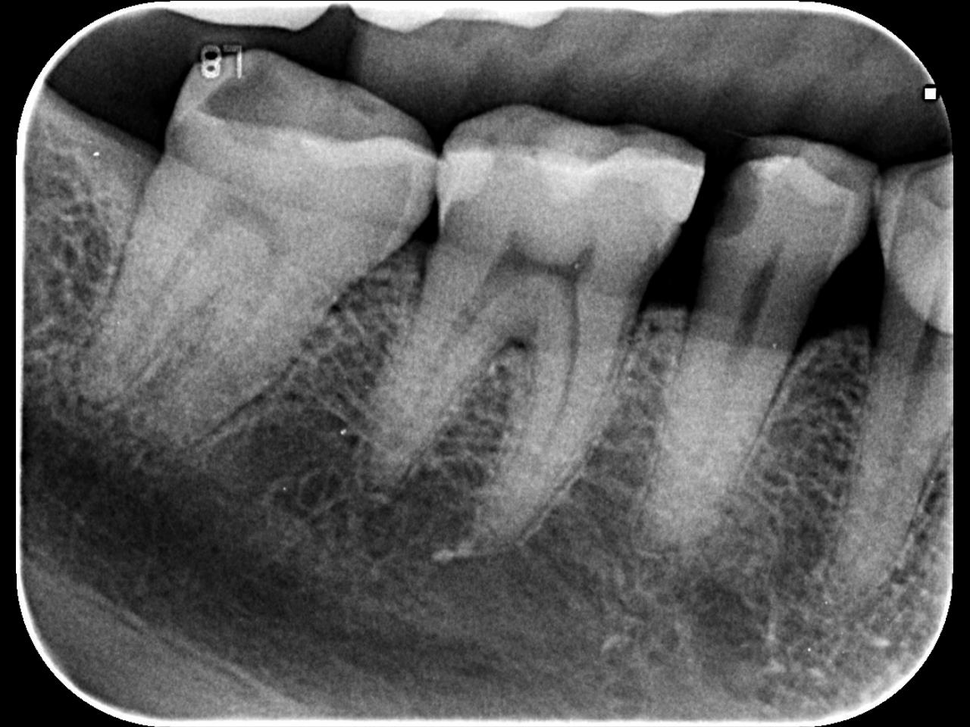
#> input picture data/pic/5_pic/caries-1.100917-21-1237_0_20220531460.png, 970 x 727 px, shrunk from 1280 x 960 before the run, found by its file name; its folder holds only this picture in this run
$ python dentin_rotated.py   (older library calls are emulated)
#> lines starting #> are read from the running program, lines starting #| are printed output that depends on the picture; after the words box and inside, x2 and y2 are one past the last pixel; in counts of white or black regions, pixels touching at a corner belong together
import cv2
import numpy as np
import os
import matplotlib.pyplot as plt
from scipy.signal import find_peaks, savgol_filter
from sklearn.linear_model import LinearRegression
from math import atan, degrees

# 改進的對比度增強函數
def enhance_contrast(img, clipLimit=2.0, tileGridSize=(8, 8)):
    """
    增強對比度函數。
    :param img: 輸入圖像（灰度圖像）。
    :param clipLimit: CLAHE 的對比度限制參數。
    :param tileGridSize: CLAHE 的局部網格大小。
    :return: 增強對比度後的圖像。
    """
    clahe = cv2.createCLAHE(clipLimit=clipLimit, tileGridSize=tileGridSize)
    return clahe.apply(img)

# 圖片預處理：增強對比度 + 高斯模糊 + 均值濾波
def preprocess_image(img):
    # 第一步：增強對比度
    img = enhance_contrast(img, clipLimit=4.0, tileGridSize=(4, 4))

    # 第二步：高斯模糊
    kernel_size = max(3, min(11, img.shape[1] // 50 | 1))  # 動態設置內核大小
    img_blur = cv2.GaussianBlur(img, (kernel_size, kernel_size), 1)

    # 第三步：均值濾波
    mean_kernel_size = max(3, min(7, img.shape[1] // 100 | 1))  # 動態設置內核大小
    img_mean = cv2.blur(img_blur, (mean_kernel_size, mean_kernel_size))
    return img_mean

# 垂直積分投影與峰值檢測
def integral_projection(img, method='gaussian', peak_params=None):
    projection = np.sum(img, axis=0).astype(np.float32)
    if peak_params is None:
        peak_params = {'distance': img.shape[1] // 20, 'prominence': 0.05 * np.max(projection)}

    if method == 'gaussian':
        smoothed_projection = cv2.GaussianBlur(projection.reshape(1, -1), (1, 21), 0).flatten()
    elif method == 'savgol':
        smoothed_projection = savgol_filter(projection, 61, 3)
    else:
        smoothed_projection = projection

    peaks, _ = find_peaks(-smoothed_projection, **peak_params)
    return peaks, smoothed_projection

def assign_sets(peaks, rows, cols, img):
    sets = {i: [] for i in range(len(peaks))}
    sobel = cv2.Sobel(img, cv2.CV_64F, 1, 0, ksize=3)

    sobel_mean = np.mean(np.abs(sobel))
    sobel_threshold = max(20, sobel_mean * 1.2)

    for i, peak in enumerate(peaks):
        sets[i].append((rows // 6, peak))

    for row in range(rows // 6 + 1, 2 * rows // 3 + 1):
        row_values = img[row, :]
        sobel_values = np.abs(sobel[row, :]) * 1.5
        for k in sets.keys():
            last_col = sets[k][-1][1]
            boundary_points = [
                col for col in range(max(0, last_col - 20), min(cols, last_col + 20))
                if sobel_values[col] > sobel_threshold and row_values[col] < np.mean(row_values)
            ]
            if boundary_points:
                nearest_point = min(boundary_points, key=lambda x: abs(x - last_col))
                sets[k].append((row, nearest_point))
    return sets

def linear_regression_on_sets(sets):
    angles = []
    for points in sets.values():
        y = np.array([p[0] for p in points]).reshape(-1, 1)
        x = np.array([p[1] for p in points]).reshape(-1, 1)
        reg = LinearRegression().fit(x, y)
        slope = reg.coef_[0][0]
        angle = degrees(atan(slope))
        angles.append(angle)

    mean_angle = np.mean(angles)
    limited_angle = max(-15, min(15, mean_angle))  # 放寬角度範圍
    return limited_angle

# 旋轉校正圖片
def rotate_image(img, angle):
    (h, w) = img.shape[:2]
    center = (w // 2, h // 2)
    rotation_matrix = cv2.getRotationMatrix2D(center, -angle, 1.0)  # 計算旋轉矩陣
    rotated_img = cv2.warpAffine(img, rotation_matrix, (w, h), flags=cv2.INTER_LINEAR, borderMode=cv2.BORDER_CONSTANT)
    return rotated_img

# 投影結果可視化（用綠色線表示峰值）
# [12 lines left out: function visualize_projection, not called in this run]

def visualize_segmentation(img, sets, peaks):
    img = cv2.cvtColor(img, cv2.COLOR_GRAY2BGR)  # 將圖片轉換為RGB顏色圖

    # 假設 peaks 包含了所有綠線的位置，從左到右排序
    peaks.sort()

    # 計算紅線（線性回歸直線）的位置
    for points in sets.values():
        x_vals = np.array([p[1] for p in points]).reshape(-1, 1)  # x值為列索引
        y_vals = np.array([p[0] for p in points])  # y值為行索引

        # 線性回歸
        reg = LinearRegression().fit(x_vals, y_vals)

        # 根據回歸結果畫出紅色直線
        y_pred = reg.predict(x_vals)
        for i in range(1, len(x_vals)):
            pt1 = (x_vals[i-1][0], int(y_pred[i-1]))
            pt2 = (x_vals[i][0], int(y_pred[i]))
            cv2.line(img, pt1, pt2, (255, 0, 255), 5)  # 紅色直線

        # 計算整條直線的長度
        length = np.sqrt((x_vals[-1][0] - x_vals[0][0])**2 + (y_pred[-1] - y_pred[0])**2)

        # 將長度標註到圖像上（取小數點後兩位）
        mid_point = ((x_vals[0][0] + x_vals[-1][0]) // 2, int((y_pred[0] + y_pred[-1]) // 2))
        cv2.putText(img, f"{length:.2f}", mid_point, cv2.FONT_HERSHEY_SIMPLEX, 0.8, (0, 0, 255), 2)

    # 畫出綠線
    for peak in peaks:
        cv2.line(img, (peak, 0), (peak, img.shape[0]), (0, 255, 0), 5)  # 綠線
    return img

# 顯示過程中的圖片
def display_process_images(img, projection, peaks, sets, rotated_img, angles):
    img_with_lines = visualize_segmentation(img, sets, peaks)

    plt.figure(figsize=(12, 12))

    plt.subplot(2, 2, 1)
    plt.imshow(img, cmap='gray')
    plt.title("Original Image")
    plt.axis('off')

    plt.subplot(2, 2, 2)
    plt.plot(projection, label='Projection', color='gray')
    plt.plot(peaks, projection[peaks], 'go', label='Peaks', markersize=8)
    for peak in peaks:
        plt.axvline(x=peak, color='green', linestyle='--', linewidth=0.8)
    plt.title("Integral Projection")
    plt.xlabel('Column Index')
    plt.ylabel('Sum of Gray Levels')
    plt.legend()
    plt.grid(True)

    plt.subplot(2, 2, 3)
    plt.imshow(img_with_lines)
    plt.title("Regression Line with Peaks")
    plt.axis('off')

    plt.subplot(2, 2, 4)
    plt.imshow(rotated_img, cmap='gray')
    plt.title(f"Rotated Image\nAngle: {angles:.2f} degrees")
    plt.axis('off')

    plt.tight_layout()
    plt.show()

# 處理資料夾內的所有圖片
def process_images(input_dir, output_dir):
#> called with input_dir = 'data/pic/5_pic', output_dir = 'data/pic/rotated'
    if not os.path.exists(output_dir):
        os.makedirs(output_dir)

    images = [f for f in os.listdir(input_dir) if f.endswith('.png')]

    for img_name in images:
        img_path = os.path.join(input_dir, img_name)
        img = cv2.imread(img_path, cv2.IMREAD_GRAYSCALE)
#> img is the input picture: shape (727, 970); min 0, max 255, mean 93.9

        if img is None:
            print(f"Error loading image {img_name}")
            continue

        preprocessed_img = preprocess_image(img)

        peaks, projection = integral_projection(preprocessed_img)
#> in integral_projection, `projection = np.sum(img, axis=0).astype(np.float32)`: projection = 970 values, max 109045 at index 20, min 2908 at index 0, mean 85742.7
#> in integral_projection, `peak_params = {'distance': img.shape[1] // 20, 'prominence': 0.05 * np..`: peak_params = {'distance': 48, 'prominence': 5452.2}
#> in integral_projection, `smoothed_projection = cv2.GaussianBlur(projection.reshape(1, -1), (1, ..`: smoothed_projection has the same summary as projection
#> in integral_projection, `peaks, _ = find_peaks(-smoothed_projection, **peak_params)`: peaks = [29, 340, 432, 629, 728, 847]
#> peaks = [29, 340, 432, 629, 728, 847]
        sets = assign_sets(peaks, img.shape[0], img.shape[1], preprocessed_img)
#> in assign_sets, `sets = {i: [] for i in range(len(peaks))}`: sets = {0: [], 1: [], 2: [], 3: [], 4: [], 5: []}
#> in assign_sets, `sobel = cv2.Sobel(img, cv2.CV_64F, 1, 0, ksize=3)`:
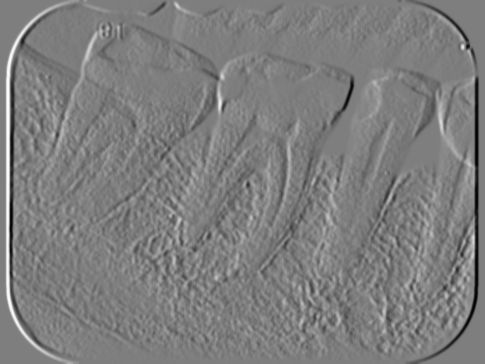
#> sobel: shape (727, 970) float64 (shown at 1/2 size); min -280, max 286, mean 0; drawn with min black and max white
#> in assign_sets, `sobel_mean = np.mean(np.abs(sobel))`: sobel_mean = 23.62
#> in assign_sets, `sobel_threshold = max(20, sobel_mean * 1.2)`: sobel_threshold = 28.34
#> the loop in assign_sets, `for i, peak in enumerate(peaks):` made 6 passes
#> peak on passes 1 to 6: 29, 340, 432, 629, 728, 847
#> sets = 6 items
        rotation_angle = linear_regression_on_sets(sets)
#> the loop in linear_regression_on_sets, `for points in sets.values():` made 6 passes
#> (slope, angle) on passes 1 to 6: (-62.11, -89.08), (-1.25, -51.35), (-2.82, -70.45), (-2.71, -69.74), (-6.59, -81.37), (-2.5, -68.2)
#> after the loop in linear_regression_on_sets, `for points in sets.values():`: angles = [-89.08, -51.35, -70.45, -69.74, -81.37, -68.2]
#> in linear_regression_on_sets, `mean_angle = np.mean(angles)`: mean_angle = -71.7
#> in linear_regression_on_sets, `limited_angle = max(-15, min(15, mean_angle))`: limited_angle = -15
#> rotation_angle = -15
        rotated_img = rotate_image(preprocessed_img, rotation_angle)
#> in rotate_image, `rotation_matrix = cv2.getRotationMatrix2D(center, -angle, 1.0)`: rotation_matrix = [[0.966, 0.259, -77.43], [-0.259, 0.966, 137.9]]
#> in rotate_image, `rotated_img = cv2.warpAffine(img, rotation_matrix, (w, h), flags=cv2.I..`:
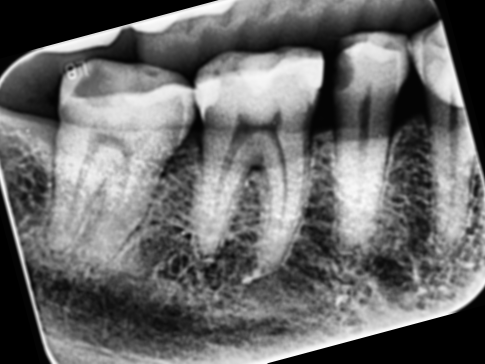
#> rotated_img: shape (727, 970) (shown at 1/2 size); min 0, max 254, mean 106.1

        display_process_images(preprocessed_img, projection, peaks, sets, rotated_img, rotation_angle)
#> the loop in visualize_segmentation, `for points in sets.values():` made 6 passes
#> (length, mid_point) on passes 1 to 6: (931.8, (21, -134)), (4.8, (338, 369)), (239.1, (392, 334)), (135.7, (605, 413)), (13.32, (729, 345)), (207.4, (808, 322))
#> after the loop in visualize_segmentation, `for points in sets.values():`:
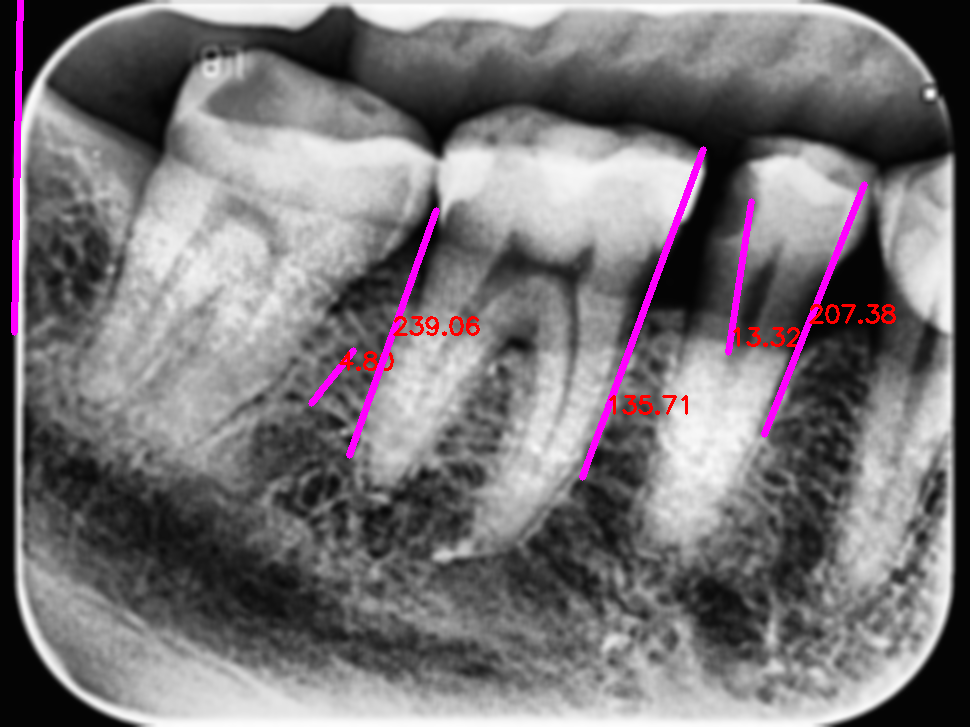
#> img: shape (727, 970, 3); mean B, G, R 119.9, 116.3, 120.9
#> the loop in visualize_segmentation, `for peak in peaks:` made 6 passes
#> after the loop in visualize_segmentation, `for peak in peaks:`:
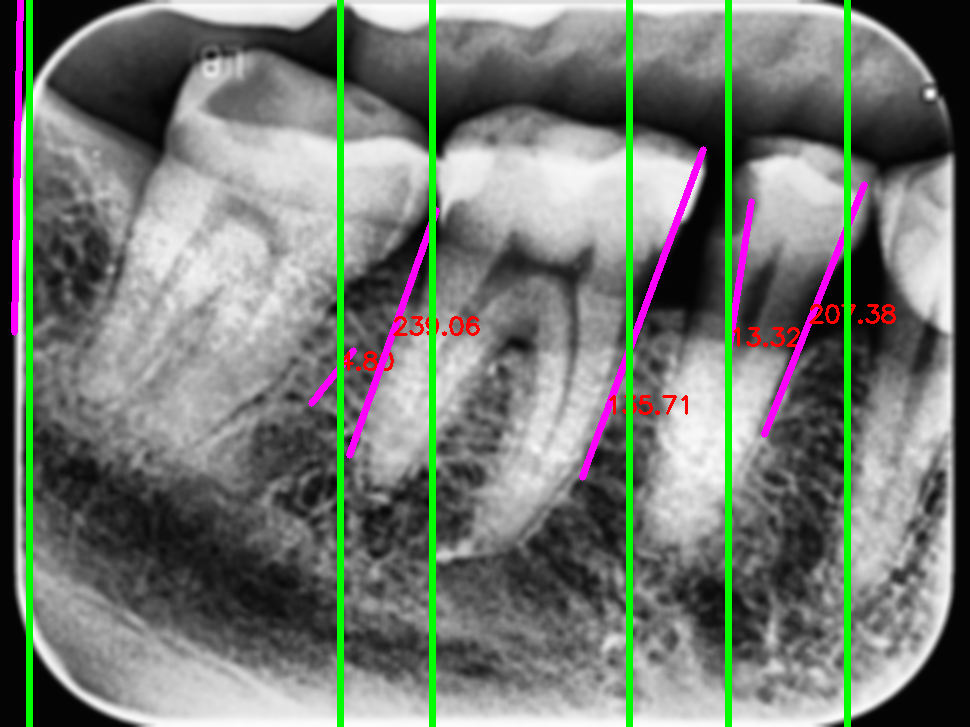
#> img: shape (727, 970, 3); 4.33% of pixels changed, all inside (x1, y1, x2, y2) = (26, 0, 851, 727)
#> the loop in display_process_images, `for peak in peaks:` made 6 passes
#> in display_process_images, `plt.show()`:
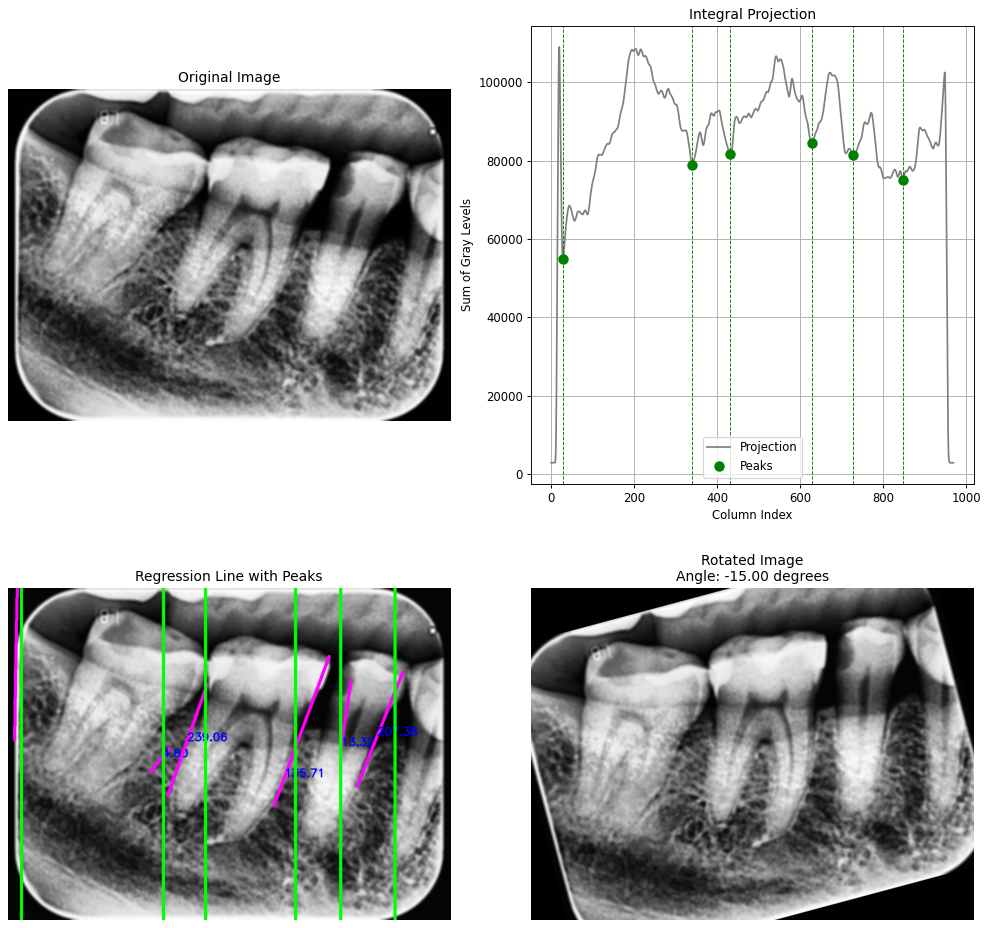
#> figure drawn by matplotlib, 4 panels; B, G, R data is drawn as R, G, B; panel 2: curve peaks at x = 20, y = 109045

        output_path = os.path.join(output_dir, img_name)
        cv2.imwrite(output_path, rotated_img)

# 主程式
if __name__ == "__main__":
    input_dir = 'data/pic/5_pic'
    output_dir = 'data/pic/rotated'
    process_images(input_dir, output_dir)

$ run again, on data/pic/5_pic/caries-1.165049-253-773_1_20220308188.png
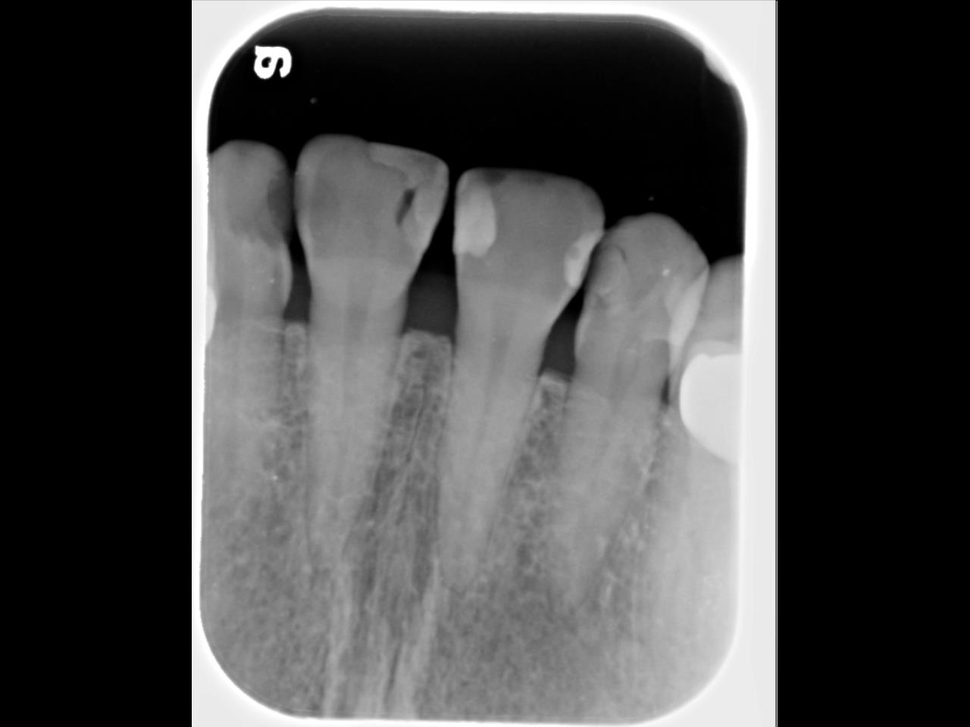
#> input picture data/pic/5_pic/caries-1.165049-253-773_1_20220308188.png, 970 x 727 px, shrunk from 1280 x 960 before the run, found by its file name
#> in process_images, img is the input picture: shape (727, 970); min 0, max 255, mean 75.6
#> in integral_projection, `projection = np.sum(img, axis=0).astype(np.float32)`: projection = 970 values, max 174300 at index 750, min 3221 at index 785, mean 56781.3
#> peak_params = {'distance': 48, 'prominence': 8715}
#> smoothed_projection has the same summary as projection
#> in integral_projection, `peaks, _ = find_peaks(-smoothed_projection, **peak_params)`: peaks = [293, 437, 549]
#> in assign_sets, `sets = {i: [] for i in range(len(peaks))}`: sets = {0: [], 1: [], 2: []}
#> sobel_mean = 15.32
#> sobel_threshold = 20
#> the loop in assign_sets, `for i, peak in enumerate(peaks):` made 3 passes
#> peak on passes 1 to 3: 293, 437, 549
#> in process_images, `sets = assign_sets(peaks, img.shape[0], img.shape[1], preprocessed_img)`: sets = 3 items
#> the loop in linear_regression_on_sets, `for points in sets.values():` made 3 passes
#> (slope, angle) on passes 1 to 3: (-5.41, -79.54), (-4.58, -77.69), (-2.96, -71.33)
#> after the loop in linear_regression_on_sets, `for points in sets.values():`: angles = [-79.54, -77.69, -71.33]
#> mean_angle = -76.19
#> limited_angle = -15
#> rotation_matrix = [[0.966, 0.259, -77.43], [-0.259, 0.966, 137.9]]
#> the loop in visualize_segmentation, `for points in sets.values():` made 3 passes
#> (length, mid_point) on passes 1 to 3: (60.56, (287, 340)), (192.3, (416, 350)), (81.22, (536, 404))
#> the loop in visualize_segmentation, `for peak in peaks:` made 3 passes
#> after the loop in visualize_segmentation, `for peak in peaks:`:
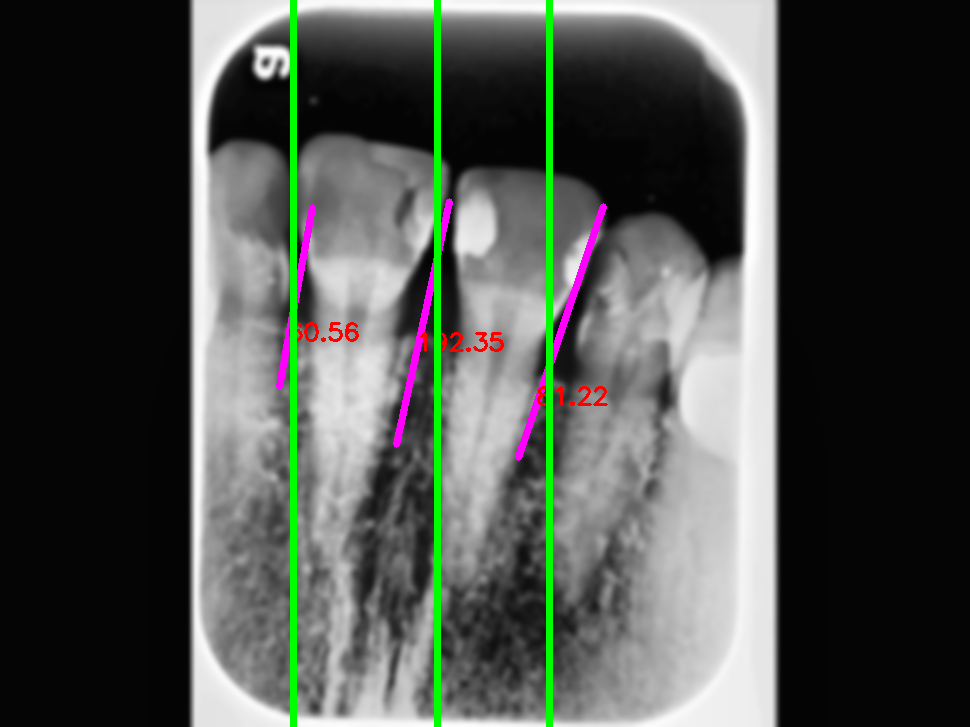
#> img: shape (727, 970, 3); mean B, G, R 77.3, 81.2, 77.8
#> the loop in display_process_images, `for peak in peaks:` made 3 passes
#> in display_process_images, `plt.show()`:
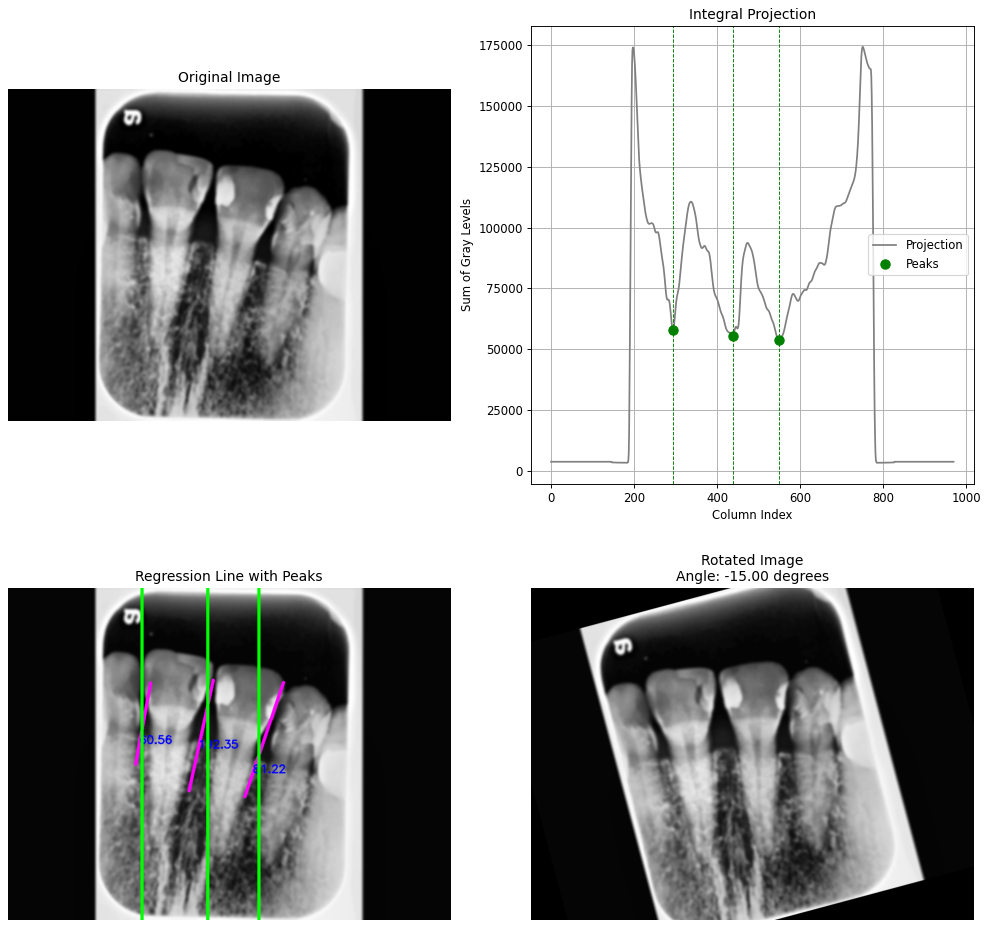
#> figure drawn by matplotlib, 4 panels; B, G, R data is drawn as R, G, B; panel 2: curve peaks at x = 750, y = 174300
